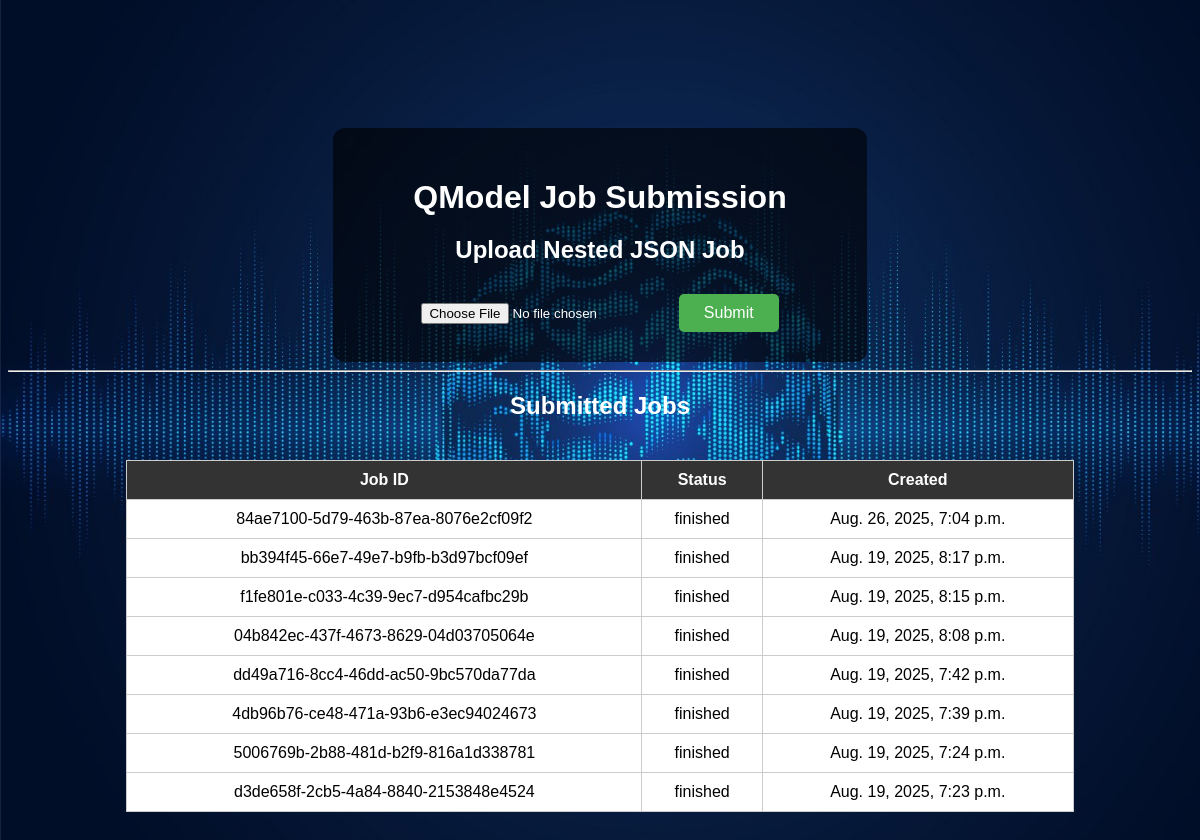
Before: /qmodel/submit-json/ with the older database file.
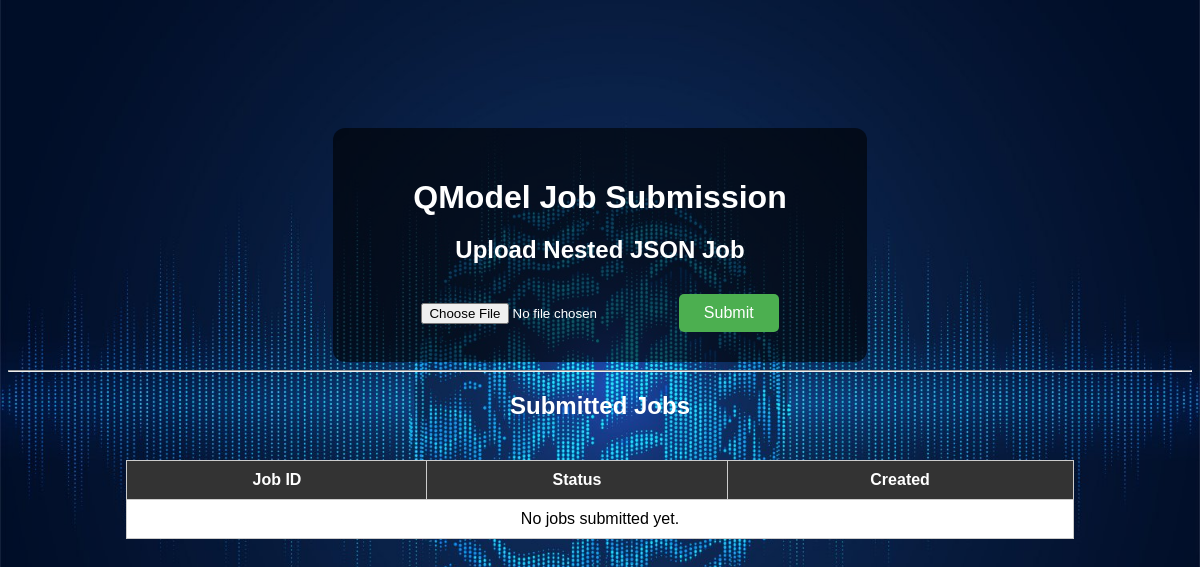
After: the same page with the newer database file.
### qmodel/models.py (models this page shows, shortened)
class Job(models.Model):
    job_id = models.UUIDField(primary_key=True, default=uuid.uuid4, editable=False)
    job_env_config = models.JSONField()  # Stores the 'job_evn' dictionary from the JSON
    status = models.CharField(
        max_length=32, choices=STATUS_CHOICES, default="pending"
    )  # Current status of the job
    created_at = models.DateTimeField(
        auto_now_add=True
    )  # Automatically sets the timestamp when the job is created

### qmodel/views.py (the view, shortened to what this page needs)
# urls.py: path("submit-json/", views.submit_nested_json_job, name="submit_json"),
@csrf_exempt
def submit_nested_json_job(request):
    print(f"\n--- DEBUG: POST Request to submit-json ---")
    print(f"Request Method: {request.method}")
    print(f"Request FILES keys: {list(request.FILES.keys())}")
    print(f"Request POST data keys: {list(request.POST.keys())}")
    print(f"-----------------------------------------\n")
    jobs = Job.objects.all().order_by("-created_at")
    return render(request, "qmodel/qmodel_submit_json.html", {"jobs": jobs})

### qmodel/templates/qmodel/qmodel_submit_json.html (shortened to what this page needs)
<!DOCTYPE html>
<html lang="en">
<head>
    {% load static %}
</head>
<body>
    <div class="container">
        <h1>QModel Job Submission</h1>
        <h2>Upload Nested JSON Job</h2>
        <form method="post" enctype="multipart/form-data" id="jsonForm">
            <input type="file" name="json_file" id="jsonFileInput" accept=".json" required>
            <button type="submit">Submit</button>
        </form>
    </div>
    <hr>
    <h2>Submitted Jobs</h2>
    <table>
        <thead>
            <tr>
                <th>Job ID</th>
                <th>Status</th>
                <th>Created</th>
            </tr>
        </thead>
        <tbody>
            {% for job in jobs %}
            <tr>
                <td>{{ job.job_id }}</td>
                <td>{{ job.status }}</td>
                <td>{{ job.created_at }}</td>
            </tr>
            {% empty %}
            <tr>
                <td colspan="3">No jobs submitted yet.</td>
            </tr>
            {% endfor %}
        </tbody>
    </table>
</body>
</html>

Changed rows visible on the page:
removed Job: job_id "84ae7100-5d79-463b-87ea-8076e2cf09f2", status "finished", created_at "Aug. 26, 2025, 7:04 p.m."
removed Job: job_id "bb394f45-66e7-49e7-b9fb-b3d97bcf09ef", status "finished", created_at "Aug. 19, 2025, 8:17 p.m."
removed Job: job_id "f1fe801e-c033-4c39-9ec7-d954cafbc29b", status "finished", created_at "Aug. 19, 2025, 8:15 p.m."
removed Job: job_id "04b842ec-437f-4673-8629-04d03705064e", status "finished", created_at "Aug. 19, 2025, 8:08 p.m."
removed Job: job_id "dd49a716-8cc4-46dd-ac50-9bc570da77da", status "finished", created_at "Aug. 19, 2025, 7:42 p.m."
removed Job: job_id "4db96b76-ce48-471a-93b6-e3ec94024673", status "finished", created_at "Aug. 19, 2025, 7:39 p.m."
removed Job: job_id "5006769b-2b88-481d-b2f9-816a1d338781", status "finished", created_at "Aug. 19, 2025, 7:24 p.m."
removed Job: job_id "d3de658f-2cb5-4a84-8840-2153848e4524", status "finished", created_at "Aug. 19, 2025, 7:23 p.m."
Other visible differences:
text now shown: "No jobs submitted yet."
